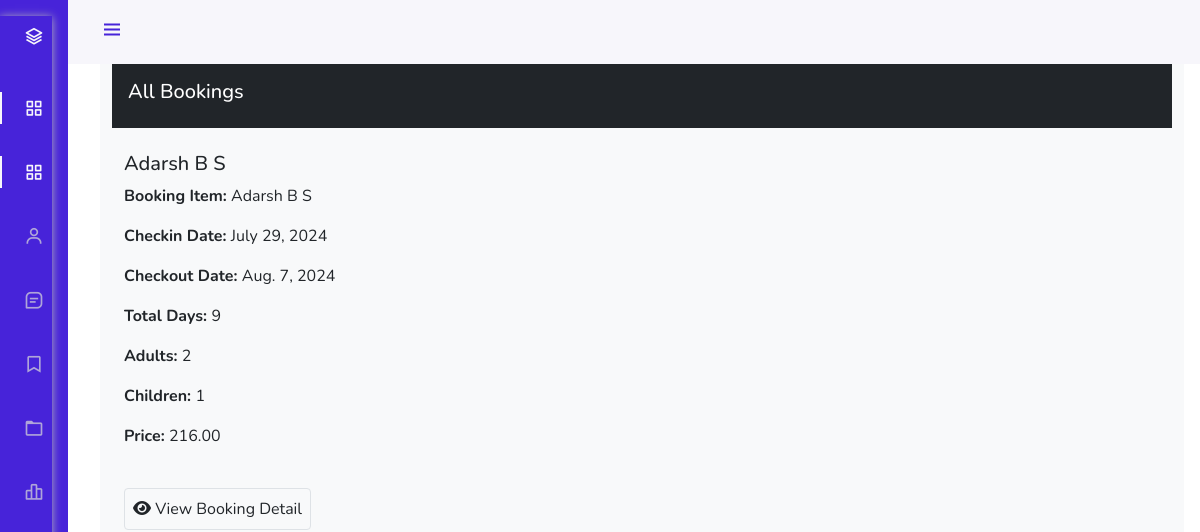
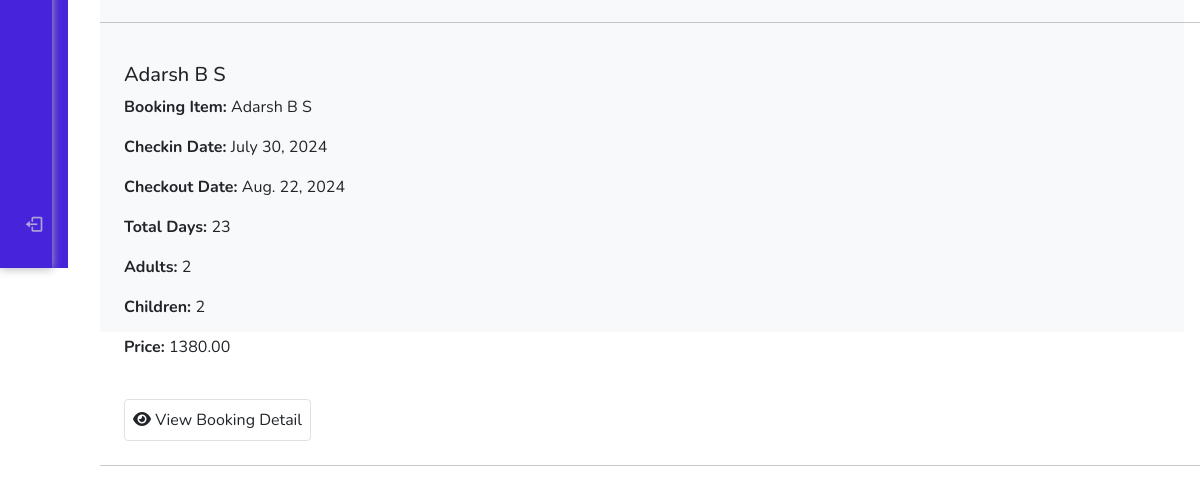
Page /dashboard/booking/ (signed in) on the earlier database version (2 pictures, top to bottom).
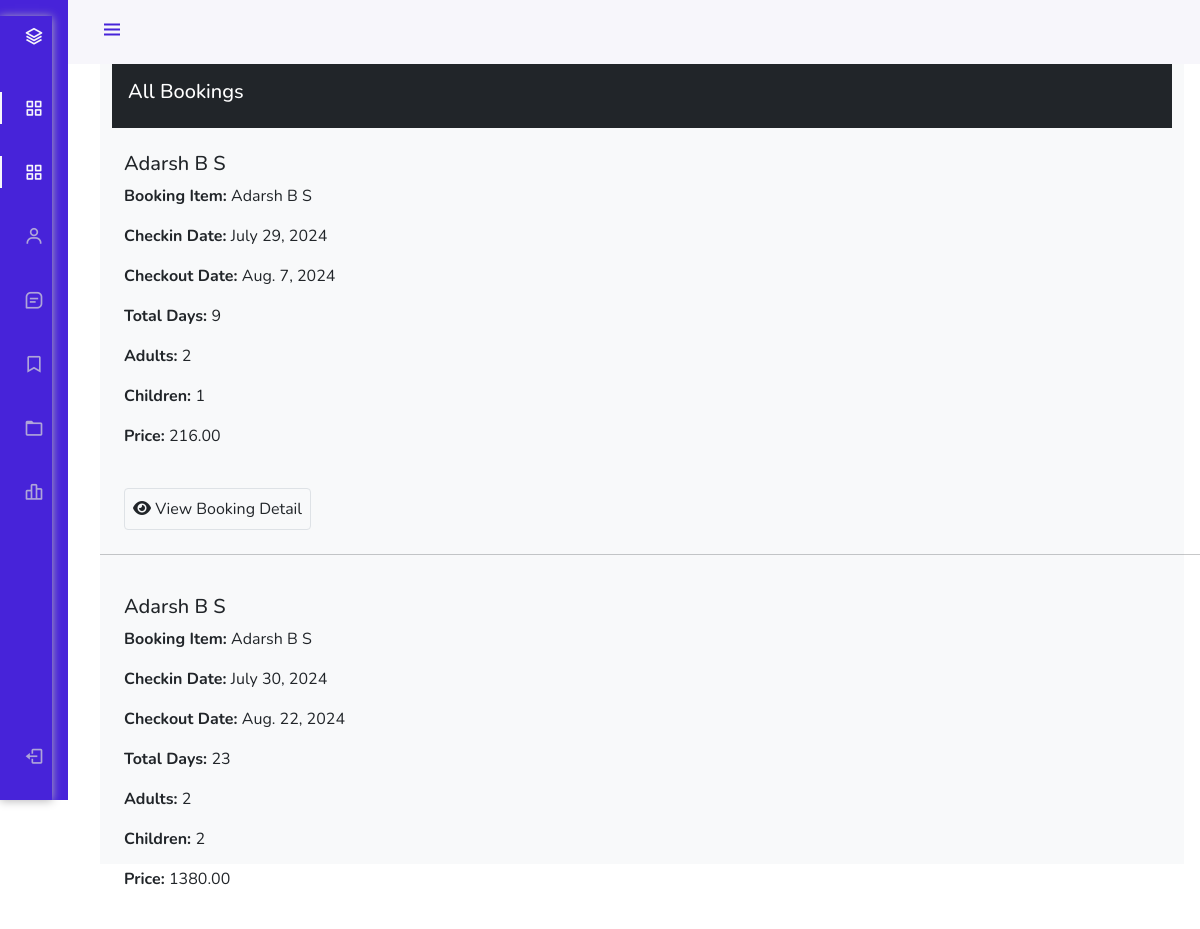
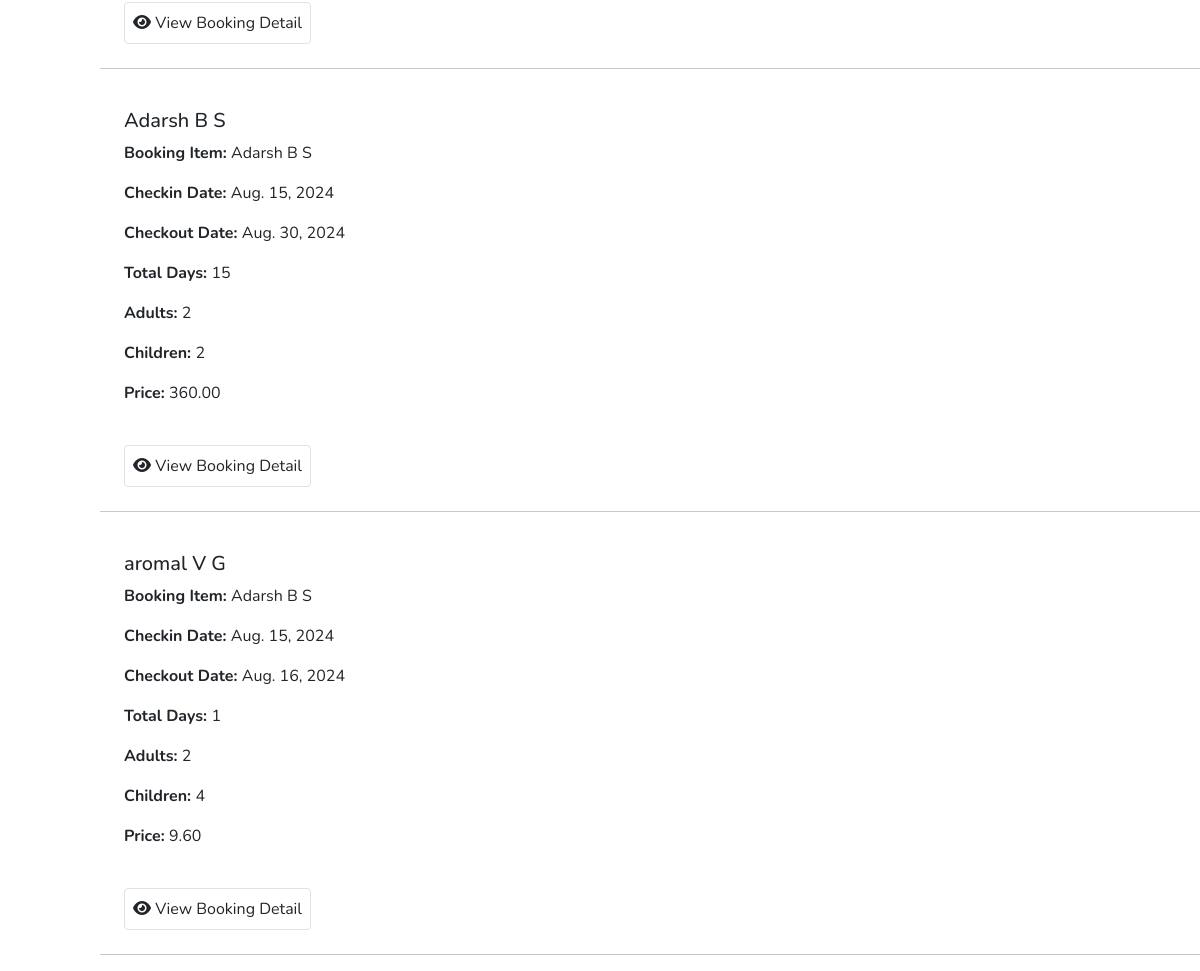
Same page on the later database version (2 pictures, top to bottom).
### hotel/models.py (models this page shows, shortened)
class Booking(models.Model):
    user = models.ForeignKey(User,on_delete=models.SET_NULL ,null=True,blank=True)
    payment_status = models.CharField(max_length=100, choices=PAYMENT_STATUS)
    coupons=models.ManyToManyField('hotel.Coupon', blank=True)
    full_name = models.CharField(max_length=1000)
    email = models.EmailField(max_length=254)
    phone = models.CharField(max_length=50)
    hotel =models.ForeignKey(Hotel, on_delete=models.SET_NULL,null=True,blank=True)
    room_type = models.ForeignKey(RoomType,on_delete=models.SET_NULL,null=True,blank=True)
    room = models.ManyToManyField(Room)
    before_discount = models.DecimalField( max_digits=12, decimal_places=2,default=0)
    total = models.DecimalField( max_digits=12, decimal_places=2,default=0)
    saved = models.DecimalField( max_digits=12, decimal_places=2,default=0)
    check_in_date= models.DateField()
    check_out_date= models.DateField()
    total_days=models.PositiveIntegerField()
    num_adults=models.PositiveIntegerField()
    num_children=models.PositiveIntegerField()
    check_in = models.BooleanField(default=False)
    check_out = models.BooleanField(default=False)
    is_active = models.BooleanField(default=False)
    checked_in_tracker = models.BooleanField(default=False)
    checked_out_tracker = models.BooleanField(default=False)
    date = models.DateTimeField(auto_now_add=True)
    strip_payment_intent = models.CharField(max_length=1000, null=True, blank=True)
    success_id = ShortUUIDField(unique=True, length=10, max_length=20, alphabet='abcdefghijklmnopqrstuvwxyz', null=True , blank=True)
    booking_id=  ShortUUIDField(unique=True, length=10, max_length=20, alphabet='abcdefghijklmnopqrstuvwxyz')

class Hotel(models.Model):
    user = models.ForeignKey(User,on_delete=models.SET_NULL,null=True)
    name = models.CharField(max_length=100)
    description = CKEditor5Field(null=True,blank=True, config_name='extends')
    image = models.FileField(upload_to='hotel_galley')
    address = models.CharField(max_length=200)
    mobile = models.CharField(max_length=50)
    email = models.EmailField(max_length=110)
    status = models.CharField(max_length=20,choices=HOTEL_STATUS ,default='Live')
    tag=TaggableManager(blank=True)
    views=models.IntegerField(default=0)
    featured=models.BooleanField(default=False)
    hid = ShortUUIDField(unique=True, length=10, max_length=20, alphabet='abcdefghijklmnopqrstuvwxyz')
    slug= models.SlugField(unique=True)
    date= models.DateTimeField(auto_now_add=True)

### user_dashboard/views.py (the view)
# urls.py: path('booking/',views.bookings,name="bookings"),
@login_required
def bookings(request):
    bookings= Booking.objects.filter(user=request.user,payment_status="Paid")
    context={
        'bookings':bookings
    }
    return render(request,"user_dashboard/bookings.html",context)

### templates/user_dashboard/bookings.html (shortened to what this page needs)
{% load static%}
<!DOCTYPE html>
<html lang="en">
<head>
    <link rel="stylesheet" href="https://cdn.jsdelivr.net/npm/bootstrap@4.3.1/dist/css/bootstrap.min.css">
<link href="https://cdn.jsdelivr.net/npm/bootstrap@5.0.0-beta1/dist/css/bootstrap.min.css" rel="stylesheet">
<link href="https://cdn.jsdelivr.net/npm/boxicons@latest/css/boxicons.min.css" rel="stylesheet">
<link rel="stylesheet" href="{% static "css/style.css" %}">
</head>
<body id="body-pd">
    <header class="header" id="header">
        <div class="header_toggle"> <i class='bx bx-menu' id="header-toggle"></i> </div>
    </header>
    <div class="l-navbar" id="nav-bar">
        <nav class="nav">
            <div> <a href="#" class="nav_logo"> <i class='bx bx-layer nav_logo-icon'></i> <span class="nav_logo-name">BBBootstrap</span> </a>
                <div class="nav_list"> <a href="{% url 'user_dashboard:dashboard' %}" class="nav_link active"> <i class='bx bx-grid-alt nav_icon'></i> <span class="nav_name">Dashboard</span> </a>  <a href="{% url 'user_dashboard:bookings' %}" class="nav_link active"> <i class='bx bx-grid-alt nav_icon'></i> <span class="nav_name">All bookings</span> </a> <a href="" class="nav_link"> <i class='bx bx-user nav_icon'></i> <span class="nav_name">My Profile</span> </a> <a href="{% url 'user_dashboard:notifications' %}" class="nav_link"> <i class='bx bx-message-square-detail nav_icon'></i> <span class="nav_name">Notifications</span> </a> <a href="{% url 'user_dashboard:bookmark' %}" class="nav_link"> <i class='bx bx-bookmark nav_icon'></i> <span class="nav_name">Bookmark</span> </a> <a href="{% url 'user_dashboard:wallet' %}" class="nav_link"> <i class='bx bx-folder nav_icon'></i> <span class="nav_name">Wallet</span> </a> <a href="#" class="nav_link"> <i class='bx bx-bar-chart-alt-2 nav_icon'></i> <span class="nav_name">change Password</span> </a> </div>
            </div> <a href="#" class="nav_link"> <i class='bx bx-log-out nav_icon'></i> <span class="nav_name">SignOut</span> </a>
        </nav>
    </div>
    <div class="height-100 bg-light">
        <div class="container-fluid">
            <div class="row">
                <div class="col-12">
                    <div class="bg-dark text-white p-3">
                        <h5>All Bookings</h5>
                    </div>
                </div>
                {% for b in bookings %}
                <div class="col-12 p-4">
                    <h5>{{b.full_name}} </h5>
                    <p><b>Booking Item: </b> {{b.hotel.name}}</p>
                    <p><b>Checkin Date: </b> {{b.check_in_date}} </p>
                    <p><b>Checkout Date: </b> {{b.check_out_date}} </p>
                    <p><b>Total Days: </b> {{b.total_days}} </p>
                    <p><b>Adults: </b> {{b.num_adults}} </p>
                    <p><b>Children: </b> {{b.num_children}} </p>
                    <p><b>Price: </b>{{b.total}} </p>
                    <br>
                    <a href="{% url 'user_dashboard:booking_detail' b.booking_id %}" class="btn border p-2"><i class="fas fa-eye"></i> View Booking Detail</a>
                </div>
                <hr>
                {% endfor %}
            </div>
        </div>
</body>
</html>

### static/css/style.css (style rules this page uses)
nav { box-shadow: 0px 1px 9px #b7b6b9; border-bottom: 0px solid rgb(161, 158, 158); }

### templates/user_dashboard/bookings.html (style rules this page uses)
:root { --header-height: 3rem;--nav-width: 68px;--first-color: #4723D9;--first-color-light: #AFA5D9;--white-color: #F7F6FB;--body-font: 'Nunito', sans-serif;--normal-font-size: 1rem;--z-fixed: 100 }
*,::before,::after { box-sizing: border-box }
body { position: relative;margin: var(--header-height) 0 0 0;padding: 0 1rem;font-family: var(--body-font);font-size: var(--normal-font-size);transition: .5s }
a { text-decoration: none }
.header { width: 100%;height: var(--header-height);position: fixed;top: 0;left: 0;display: flex;align-items: center;justify-content: space-between;padding: 0 1rem;background-color: var(--white-color);z-index: var(--z-fixed);transition: .5s }
.header_toggle { color: var(--first-color);font-size: 1.5rem;cursor: pointer }
.l-navbar { position: fixed;top: 0;left: -30%;width: var(--nav-width);height: 100vh;background-color: var(--first-color);padding: .5rem 1rem 0 0;transition: .5s;z-index: var(--z-fixed) }
.nav { height: 100%;display: flex;flex-direction: column;justify-content: space-between;overflow: hidden }
.nav_logo, .nav_link { display: grid;grid-template-columns: max-content max-content;align-items: center;column-gap: 1rem;padding: .5rem 0 .5rem 1.5rem }
.nav_logo { margin-bottom: 2rem }
.nav_logo-icon { font-size: 1.25rem;color: var(--white-color) }
.nav_link { position: relative;color: var(--first-color-light);margin-bottom: 1.5rem;transition: .3s }
.nav_icon { font-size: 1.25rem }
.active { color: var(--white-color) }
.active::before { content: '';position: absolute;left: 0;width: 2px;height: 32px;background-color: var(--white-color) }
.height-100 { height:100vh }
@media screen and (min-width: 768px) { body { margin: calc(var(--header-height) + 1rem) 0 0 0;padding-left: calc(var(--nav-width) + 2rem) } }
@media screen and (min-width: 768px) { .header { height: calc(var(--header-height) + 1rem);padding: 0 2rem 0 calc(var(--nav-width) + 2rem) } }
@media screen and (min-width: 768px) { .l-navbar { left: 0;padding: 1rem 1rem 0 0 } }

Differences in the rows shown:
added Booking: full_name "Adarsh B S", hotel.name "Adarsh B S", check_in_date "Aug. 15, 2024", check_out_date "Aug. 30, 2024", total_days "15", num_adults "2", num_children "2", total "360.00"
added Booking: full_name "aromal V G", hotel.name "Adarsh B S", check_in_date "Aug. 15, 2024", check_out_date "Aug. 16, 2024", total_days "1", num_adults "2", num_children "4", total "9.60"
